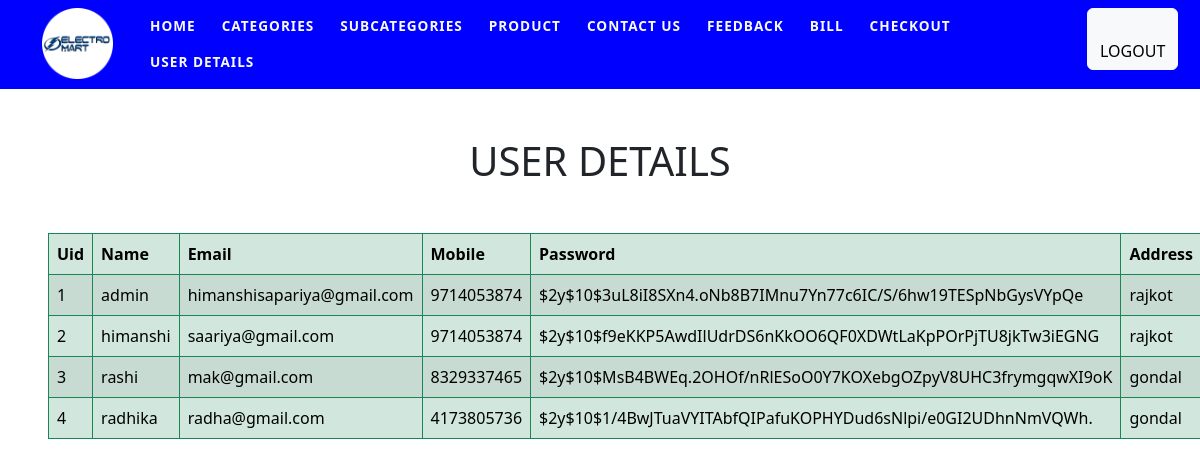
/admin2/user.php, run on the app's committed database.
### tables this page shows
CREATE TABLE `signup` (
  `uid` int(255) NOT NULL,
  `name` varchar(255) NOT NULL,
  `email` varchar(255) NOT NULL,
  `mobno` varchar(255) NOT NULL,
  `password` varchar(255) NOT NULL,
  `address` varchar(255) NOT NULL
);

### admin2/user.php (the view, shortened to what this page needs)
<!DOCTYPE html>
<html lang="en">
<head>
</head>
<body>
<?php
include("header-2.php");
    ?>
    <div class="p-5">
      <div class="text-center">
        <h1 class="text-center text-dark mb-5">USER DETAILS</h1>
      </div>
    <table class="table table-striped table-success table-bordered border-2 rounded-top border-success">
        <thead>
            <tr>
                <th scope="col">Uid</th>
                <th scope="col">Name</th>
                <th scope="col">Email</th>
                <th scope="col">Mobile</th>
                <th scope="col">Password</th>
                <th scope="col">Address</th>
            </tr>
        </thead>
        <tbody>
            <?php
            include("connection.php");
            $query = mysqli_query($conn, "select * from signup");
            while ($fetchcat = mysqli_fetch_array($query)) {
            ?>
                <tr>
                    <td><?php echo $fetchcat['uid']  ?></td>
                    <td><?php echo $fetchcat['name']  ?></td>
                    <td><?php echo $fetchcat['email']  ?></td>
                    <td><?php echo $fetchcat['mobno']  ?></td>
                    <td><?php echo $fetchcat['password']  ?></td>
                    <td><?php echo $fetchcat['address']  ?></td>
                </tr>
            <?php
            }
            ?>
        </tbody>
    </table>
    </div>
</body>
</html>

### admin2/css/app.css (style rules this page uses)
:root { --bs-breadcrumb-divider: ">"; --em-primary: ; --em-secondary: #ffa500; --em-black: #000000; --em-white: #ffffff; --em-blue: #0000ff; }
body { overflow-x: hidden; }

### assets/css/app.css (style rules this page uses)
:root { --bs-breadcrumb-divider: ">"; --em-primary: ; --em-secondary: #ffa500; --em-black: #000000; --em-white: #ffffff; --em-blue: #0000ff; }
body { overflow-x: hidden; }

### data on the page
signup: uid "1", name "admin", email "himanshisapariya@gmail.com", mobno "9714053874", password "$2y$10$3uL8iI8SXn4.oNb8B7IMnu7Yn77c6IC/S/6hw19TESpNbGysVYpQe", address "rajkot"
signup: uid "2", name "himanshi", email "saariya@gmail.com", mobno "9714053874", password "$2y$10$f9eKKP5AwdIlUdrDS6nKkOO6QF0XDWtLaKpPOrPjTU8jkTw3iEGNG", address "rajkot"
signup: uid "3", name "rashi", email "mak@gmail.com", mobno "8329337465", password "$2y$10$MsB4BWEq.2OHOf/nRlESoO0Y7KOXebgOZpyV8UHC3frymgqwXI9oK", address "gondal"
signup: uid "4", name "radhika", email "radha@gmail.com", mobno "4173805736", password "$2y$10$1/4BwJTuaVYITAbfQIPafuKOPHYDud6sNlpi/e0GI2UDhnNmVQWh.", address "gondal"
